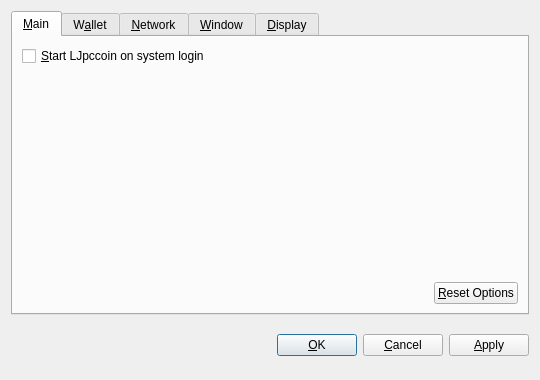
<?xml version="1.0" encoding="UTF-8"?>
<ui version="4.0">
 <class>OptionsDialog</class>
 <widget class="QDialog" name="OptionsDialog">
  <property name="geometry">
   <rect>
    <x>0</x>
    <y>0</y>
    <width>540</width>
    <height>380</height>
   </rect>
  </property>
  <property name="windowTitle">
   <string>Options</string>
  </property>
  <property name="modal">
   <bool>true</bool>
  </property>
  <layout class="QVBoxLayout" name="verticalLayout">
   <item>
    <widget class="QTabWidget" name="tabWidget">
     <property name="tabPosition">
      <enum>QTabWidget::North</enum>
     </property>
     <property name="currentIndex">
      <number>0</number>
     </property>
     <widget class="QWidget" name="tabMain">
      <attribute name="title">
       <string>&amp;Main</string>
      </attribute>
      <layout class="QVBoxLayout" name="verticalLayout_Main">
       <item>
        <widget class="QCheckBox" name="bitcoinAtStartup">
         <property name="toolTip">
          <string>Automatically start LJpccoin after logging in to the system.</string>
         </property>
         <property name="text">
          <string>&amp;Start LJpccoin on system login</string>
         </property>
        </widget>
       </item>
       <item>
        <spacer name="verticalSpacer_Main">
         <property name="orientation">
          <enum>Qt::Vertical</enum>
         </property>
         <property name="sizeHint" stdset="0">
          <size>
           <width>20</width>
           <height>40</height>
          </size>
         </property>
        </spacer>
       </item>
       <item>
        <layout class="QHBoxLayout" name="horizontalLayout_2_Main">
         <item>
          <spacer name="horizontalSpacer_2_Main">
           <property name="orientation">
            <enum>Qt::Horizontal</enum>
           </property>
           <property name="sizeHint" stdset="0">
            <size>
             <width>40</width>
             <height>20</height>
            </size>
           </property>
          </spacer>
         </item>
         <item>
          <widget class="QPushButton" name="resetButton">
           <property name="toolTip">
            <string>Reset all client options to default.</string>
           </property>
           <property name="text">
            <string>&amp;Reset Options</string>
           </property>
           <property name="autoDefault">
            <bool>false</bool>
           </property>
          </widget>
         </item>
        </layout>
       </item>
      </layout>
     </widget>
     <widget class="QWidget" name="tabWallet">
      <attribute name="title">
       <string>W&amp;allet</string>
      </attribute>
      <layout class="QVBoxLayout" name="verticalLayout_Network">
       <item>
        <widget class="QLabel" name="transactionFeeInfoLabel">
         <property name="text">
          <string>Optional transaction fee per kB that helps make sure your transactions are processed quickly. Most transactions are 1 kB.</string>
         </property>
         <property name="textFormat">
          <enum>Qt::PlainText</enum>
         </property>
         <property name="wordWrap">
          <bool>true</bool>
         </property>
        </widget>
       </item>
       <item>
        <layout class="QHBoxLayout" name="horizontalLayout_1_Main">
         <item>
          <widget class="QLabel" name="transactionFeeLabel">
           <property name="text">
            <string>Pay transaction &amp;fee</string>
           </property>
           <property name="textFormat">
            <enum>Qt::PlainText</enum>
           </property>
           <property name="buddy">
            <cstring>transactionFee</cstring>
           </property>
          </widget>
         </item>
         <item>
          <widget class="BitcoinAmountField" name="transactionFee"/>
         </item>
         <item>
          <spacer name="horizontalSpacer_1_Main">
           <property name="orientation">
            <enum>Qt::Horizontal</enum>
           </property>
           <property name="sizeHint" stdset="0">
            <size>
             <width>40</width>
             <height>20</height>
            </size>
           </property>
          </spacer>
         </item>
        </layout>
       </item>
       <item>
        <widget class="QLabel" name="label">
         <property name="text">
          <string>If you disable the spending of unconfirmed change, the change from a transaction cannot be used until that transaction has at least one confirmation. This also affects how your balance is computed.</string>
         </property>
         <property name="wordWrap">
          <bool>true</bool>
         </property>
        </widget>
       </item>
       <item>
        <widget class="QCheckBox" name="spendZeroConfChange">
         <property name="text">
          <string>Spend unconfirmed change  (experts only)</string>
         </property>
        </widget>
       </item>
       <item>
        <spacer name="verticalSpacer">
         <property name="orientation">
          <enum>Qt::Vertical</enum>
         </property>
         <property name="sizeHint" stdset="0">
          <size>
           <width>20</width>
           <height>40</height>
          </size>
         </property>
        </spacer>
       </item>
      </layout>
     </widget>
     <widget class="QWidget" name="tabNetwork">
      <attribute name="title">
       <string>&amp;Network</string>
      </attribute>
      <layout class="QVBoxLayout" name="verticalLayout_Network">
       <item>
        <widget class="QCheckBox" name="mapPortUpnp">
         <property name="toolTip">
          <string>Automatically open the LJpccoin client port on the router. This only works when your router supports UPnP and it is enabled.</string>
         </property>
         <property name="text">
          <string>Map port using &amp;UPnP</string>
         </property>
        </widget>
       </item>
       <item>
        <widget class="QCheckBox" name="connectSocks">
         <property name="toolTip">
          <string>Connect to the LJpccoin network through a SOCKS proxy (e.g. when connecting through Tor).</string>
         </property>
         <property name="text">
          <string>&amp;Connect through SOCKS proxy:</string>
         </property>
        </widget>
       </item>
       <item>
        <layout class="QHBoxLayout" name="horizontalLayout_Network">
         <item>
          <widget class="QLabel" name="proxyIpLabel">
           <property name="text">
            <string>Proxy &amp;IP:</string>
           </property>
           <property name="textFormat">
            <enum>Qt::PlainText</enum>
           </property>
           <property name="buddy">
            <cstring>proxyIp</cstring>
           </property>
          </widget>
         </item>
         <item>
          <widget class="QValidatedLineEdit" name="proxyIp">
           <property name="maximumSize">
            <size>
             <width>140</width>
             <height>16777215</height>
            </size>
           </property>
           <property name="toolTip">
            <string>IP address of the proxy (e.g. 127.0.0.1)</string>
           </property>
          </widget>
         </item>
         <item>
          <widget class="QLabel" name="proxyPortLabel">
           <property name="text">
            <string>&amp;Port:</string>
           </property>
           <property name="textFormat">
            <enum>Qt::PlainText</enum>
           </property>
           <property name="buddy">
            <cstring>proxyPort</cstring>
           </property>
          </widget>
         </item>
         <item>
          <widget class="QLineEdit" name="proxyPort">
           <property name="maximumSize">
            <size>
             <width>55</width>
             <height>16777215</height>
            </size>
           </property>
           <property name="toolTip">
            <string>Port of the proxy (e.g. 9050)</string>
           </property>
          </widget>
         </item>
         <item>
          <widget class="QLabel" name="socksVersionLabel">
           <property name="text">
            <string>SOCKS &amp;Version:</string>
           </property>
           <property name="textFormat">
            <enum>Qt::PlainText</enum>
           </property>
           <property name="buddy">
            <cstring>socksVersion</cstring>
           </property>
          </widget>
         </item>
         <item>
          <widget class="QValueComboBox" name="socksVersion">
           <property name="toolTip">
            <string>SOCKS version of the proxy (e.g. 5)</string>
           </property>
          </widget>
         </item>
         <item>
          <spacer name="horizontalSpacer_Network">
           <property name="orientation">
            <enum>Qt::Horizontal</enum>
           </property>
           <property name="sizeHint" stdset="0">
            <size>
             <width>40</width>
             <height>20</height>
            </size>
           </property>
          </spacer>
         </item>
        </layout>
       </item>
       <item>
        <spacer name="verticalSpacer_Network">
         <property name="orientation">
          <enum>Qt::Vertical</enum>
         </property>
         <property name="sizeHint" stdset="0">
          <size>
           <width>20</width>
           <height>40</height>
          </size>
         </property>
        </spacer>
       </item>
      </layout>
     </widget>
     <widget class="QWidget" name="tabWindow">
      <attribute name="title">
       <string>&amp;Window</string>
      </attribute>
      <layout class="QVBoxLayout" name="verticalLayout_Window">
       <item>
        <widget class="QCheckBox" name="minimizeToTray">
         <property name="toolTip">
          <string>Show only a tray icon after minimizing the window.</string>
         </property>
         <property name="text">
          <string>&amp;Minimize to the tray instead of the taskbar</string>
         </property>
        </widget>
       </item>
       <item>
        <widget class="QCheckBox" name="minimizeOnClose">
         <property name="toolTip">
          <string>Minimize instead of exit the application when the window is closed. When this option is enabled, the application will be closed only after selecting Quit in the menu.</string>
         </property>
         <property name="text">
          <string>M&amp;inimize on close</string>
         </property>
        </widget>
       </item>
       <item>
        <spacer name="verticalSpacer_Window">
         <property name="orientation">
          <enum>Qt::Vertical</enum>
         </property>
         <property name="sizeHint" stdset="0">
          <size>
           <width>20</width>
           <height>40</height>
          </size>
         </property>
        </spacer>
       </item>
      </layout>
     </widget>
     <widget class="QWidget" name="tabDisplay">
      <attribute name="title">
       <string>&amp;Display</string>
      </attribute>
      <layout class="QVBoxLayout" name="verticalLayout_Display">
       <item>
        <layout class="QHBoxLayout" name="horizontalLayout_1_Display">
         <item>
          <widget class="QLabel" name="langLabel">
           <property name="text">
            <string>User Interface &amp;language:</string>
           </property>
           <property name="textFormat">
            <enum>Qt::PlainText</enum>
           </property>
           <property name="buddy">
            <cstring>lang</cstring>
           </property>
          </widget>
         </item>
         <item>
          <widget class="QValueComboBox" name="lang">
           <property name="toolTip">
            <string>The user interface language can be set here. This setting will take effect after restarting LJpccoin.</string>
           </property>
          </widget>
         </item>
        </layout>
       </item>
       <item>
        <layout class="QHBoxLayout" name="horizontalLayout_2_Display">
         <item>
          <widget class="QLabel" name="unitLabel">
           <property name="text">
            <string>&amp;Unit to show amounts in:</string>
           </property>
           <property name="textFormat">
            <enum>Qt::PlainText</enum>
           </property>
           <property name="buddy">
            <cstring>unit</cstring>
           </property>
          </widget>
         </item>
         <item>
          <widget class="QValueComboBox" name="unit">
           <property name="toolTip">
            <string>Choose the default subdivision unit to show in the interface and when sending coins.</string>
           </property>
          </widget>
         </item>
        </layout>
       </item>
       <item>
        <widget class="QCheckBox" name="displayAddresses">
         <property name="toolTip">
          <string>Whether to show LJpccoin addresses in the transaction list or not.</string>
         </property>
         <property name="text">
          <string>&amp;Display addresses in transaction list</string>
         </property>
        </widget>
       </item>
       <item>
        <widget class="QCheckBox" name="coinControlFeatures">
         <property name="toolTip">
          <string>Whether to show coin control features or not.</string>
         </property>
         <property name="text">
          <string>Display coin &amp;control features (experts only!)</string>
         </property>
        </widget>
       </item>
       <item>
        <spacer name="verticalSpacer_Display">
         <property name="orientation">
          <enum>Qt::Vertical</enum>
         </property>
         <property name="sizeHint" stdset="0">
          <size>
           <width>20</width>
           <height>40</height>
          </size>
         </property>
        </spacer>
       </item>
      </layout>
     </widget>
    </widget>
   </item>
   <item>
    <layout class="QHBoxLayout" name="horizontalLayout_Buttons">
     <item>
      <spacer name="horizontalSpacer_1">
       <property name="orientation">
        <enum>Qt::Horizontal</enum>
       </property>
       <property name="sizeHint" stdset="0">
        <size>
         <width>40</width>
         <height>48</height>
        </size>
       </property>
      </spacer>
     </item>
     <item>
      <widget class="QLabel" name="statusLabel">
       <property name="font">
        <font>
         <weight>75</weight>
         <bold>true</bold>
        </font>
       </property>
       <property name="text">
        <string/>
       </property>
       <property name="textFormat">
        <enum>Qt::PlainText</enum>
       </property>
       <property name="wordWrap">
        <bool>true</bool>
       </property>
      </widget>
     </item>
     <item>
      <spacer name="horizontalSpacer_2">
       <property name="orientation">
        <enum>Qt::Horizontal</enum>
       </property>
       <property name="sizeHint" stdset="0">
        <size>
         <width>40</width>
         <height>48</height>
        </size>
       </property>
      </spacer>
     </item>
     <item>
      <widget class="QPushButton" name="okButton">
       <property name="text">
        <string>&amp;OK</string>
       </property>
      </widget>
     </item>
     <item>
      <widget class="QPushButton" name="cancelButton">
       <property name="text">
        <string>&amp;Cancel</string>
       </property>
       <property name="autoDefault">
        <bool>false</bool>
       </property>
      </widget>
     </item>
     <item>
      <widget class="QPushButton" name="applyButton">
       <property name="text">
        <string>&amp;Apply</string>
       </property>
       <property name="autoDefault">
        <bool>false</bool>
       </property>
      </widget>
     </item>
    </layout>
   </item>
  </layout>
 </widget>
 <customwidgets>
  <customwidget>
   <class>BitcoinAmountField</class>
   <extends>QSpinBox</extends>
   <header>bitcoinamountfield.h</header>
  </customwidget>
  <customwidget>
   <class>QValueComboBox</class>
   <extends>QComboBox</extends>
   <header>qvaluecombobox.h</header>
  </customwidget>
  <customwidget>
   <class>QValidatedLineEdit</class>
   <extends>QLineEdit</extends>
   <header>qvalidatedlineedit.h</header>
  </customwidget>
 </customwidgets>
 <resources/>
 <connections/>
</ui>
